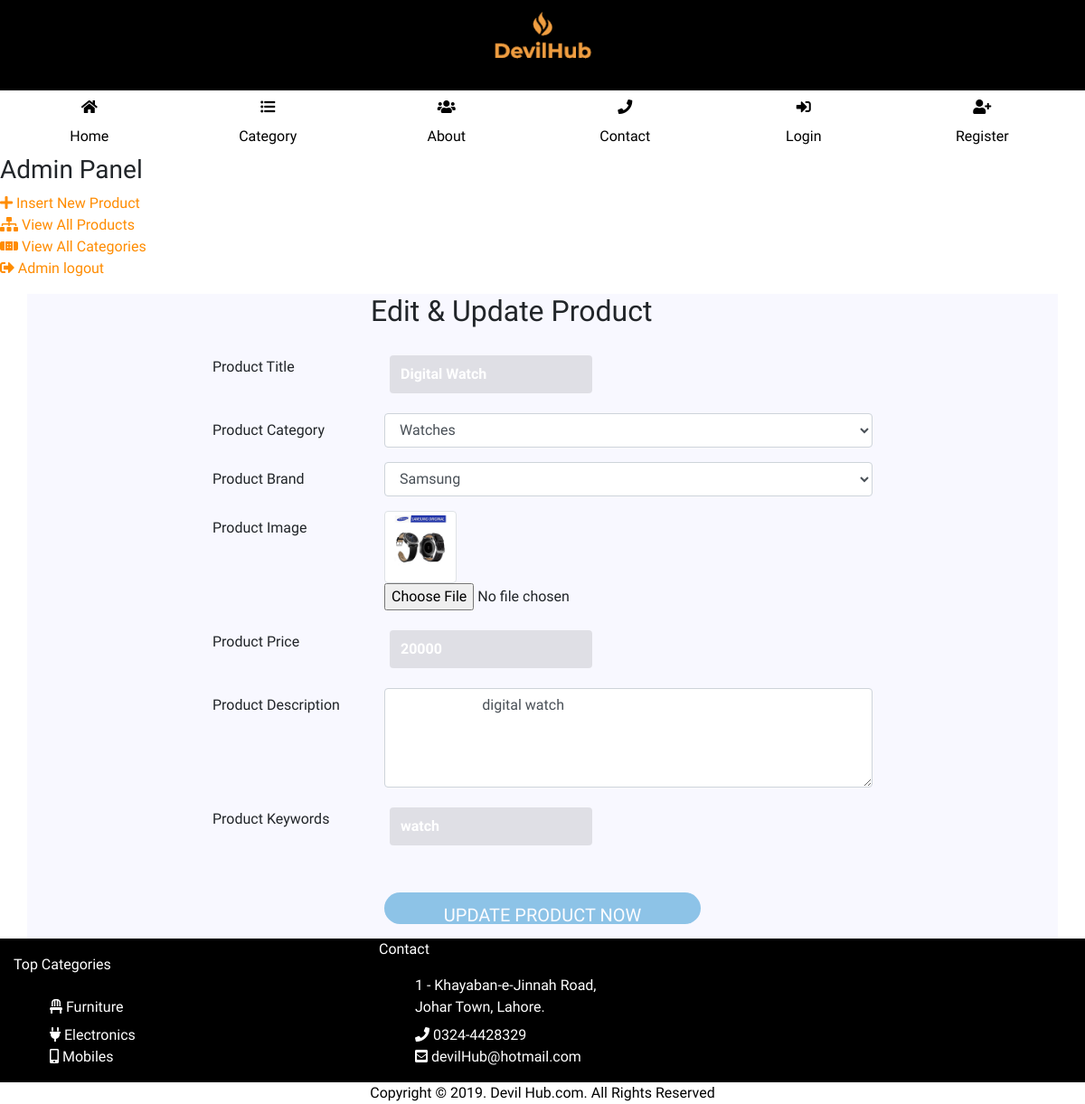
/admin_index.php?edit_pro=23 (signed in), run on the app's committed database.
### tables this page shows
CREATE TABLE `products` (
  `pro_id` int(10) NOT NULL,
  `pro_cat` int(10) NOT NULL,
  `pro_brand` int(10) NOT NULL,
  `pro_title` varchar(200) NOT NULL,
  `pro_price` int(10) NOT NULL,
  `pro_desc` varchar(2000) NOT NULL,
  `pro_image` varchar(300) NOT NULL,
  `pro_keywords` varchar(300) NOT NULL
);

CREATE TABLE `categories` (
  `cat_id` int(100) NOT NULL,
  `cat_title` varchar(255) NOT NULL
);

CREATE TABLE `brands` (
  `brand_id` int(100) NOT NULL,
  `brand_title` varchar(255) NOT NULL
);

### edit_pro.php (the view, shortened to what this page needs)
<?php
if(isset($_GET['edit_pro'])){
    $get_id = $_GET['edit_pro'];
    $get_pro = "select * from products where pro_id='$get_id'";
    $run_pro = mysqli_query($con, $get_pro);
    $row_pro = mysqli_fetch_array($run_pro);
    $pro_title = $row_pro['pro_title'];
    $pro_cat = $row_pro['pro_cat'];
    $pro_brand = $row_pro['pro_brand'];
    $pro_title = $row_pro['pro_title'];
    $pro_price = $row_pro['pro_price'];
    $pro_image = $row_pro['pro_image'];
    $pro_desc = $row_pro['pro_desc'];
    $pro_keywords = $row_pro['pro_keywords'];
    $get_cat = "select * from categories where cat_id = '$pro_cat'";
    $run_cat = mysqli_query($con,$get_cat);
    $row_cat = mysqli_fetch_array($run_cat);
    $cat_title = $row_cat['cat_title'];
    $get_brand = "select * from brands where brand_id = '$pro_brand'";
    $run_brand = mysqli_query($con,$get_brand);
    $row_brand = mysqli_fetch_array($run_brand);
    $brand_title = $row_brand['brand_title'];
}
?>
<div class="row">
    <div class="offset-md-2 col-md-8">
        <form action="" method="post" enctype="multipart/form-data">
            <div class="form-group row">
                <h2 class="offset-lg-3 offset-md-2 offset-1 "> Edit & Update Product </h2>
            </div>
            <div class="form-group row">
                <label class="col-form-label col-sm-4 col-lg-3 d-none d-sm-block" for="pro_title">Product Title</label>
                <div class="col-12 col-sm-8 col-lg-9">
                    <input class="form-control" type="text" id="pro_title" name="pro_title" placeholder="Title"
                           value="<?php echo $pro_title;?>">
                </div>
            </div>
            <div class="form-group row">
                <label class="col-form-label col-sm-4 col-lg-3 d-none d-sm-block" for="pro_cat">Product Category</label>
                <div class="col-12 col-sm-8 col-lg-9">
                    <select name="pro_cat" id="pro_cat" required class="form-control">
                        <option><?php echo $cat_title;?></option>
                    </select>
                </div>
            </div>
            <div class="form-group row">
                <label class="col-form-label col-sm-4 col-lg-3  d-none d-sm-block" for="pro_brand">Product Brand</label>
                <div class="col-12 col-sm-8 col-lg-9">
                    <select name="pro_brand" id="pro_brand" required class="form-control">
                        <option><?php echo $brand_title;?></option>
                    </select>
                </div>
            </div>
            <div class="form-group row">
                <label class="col-form-label col-sm-4 col-lg-3 d-none d-sm-block" for="pro_image">Product Image</label>
                <div class="col-12 col-sm-8 col-lg-9">
                    <img class="img-thumbnail" src='product_images/<?php echo $pro_image;?>' width='80' height='80'>
                    <input class="form-control-file" type="file" id="pro_image" name="pro_image" required>
                </div>
            </div>
            <div class="form-group row">
                <label class="col-form-label col-sm-4 col-lg-3 d-none d-sm-block" for="pro_price">Product Price</label>
                <div class="col-12 col-sm-8 col-lg-9">
                    <input class="form-control" type="text" id="pro_price" name="pro_price" placeholder="Product Price"
                           value="<?php echo $pro_price;?>">
                </div>
            </div>
            <div class="form-group row">
                <label class="col-form-label col-sm-4 col-lg-3 d-none d-sm-block" for="pro_desc">Product Description</label>
                <div class="col-12 col-sm-8 col-lg-9">
                    <textarea class="form-control"  name="pro_desc" id="pro_desc" rows="4" placeholder="Product Description">
                        <?php echo $pro_desc;?>
                    </textarea>
                </div>
            </div>
            <div class="form-group row">
                <label class="col-form-label col-sm-4 col-lg-3 d-none d-sm-block" for="pro_keywords">Product Keywords</label>
                <div class="col-12 col-sm-8 col-lg-9">
                    <input class="form-control" type="text" id="pro_keywords" name="pro_keywords" placeholder="Product Keywords"
                           value="<?php echo $pro_keywords;?>">
                </div>
            </div>
            <div class="form-group row">
                <div class="offset-sm-3 col-12 col-sm-6">
                    <input class="btn btn-block btn-primary btn-lg" type="submit" id="update_pro" name="update_pro"
                           value="Update Product Now">
                </div>
            </div>
        </form>
    </div>
</div>

### css/style.css (style rules this page uses)
.btn { background: #39b7dd; text-align: center; padding: 10px; border-radius: 5px; cursor: pointer; color: whitesmoke; text-transform: uppercase; }
input[type=text],input[type=Email],input[type=password] { width: 200px; height: 30px; box-sizing: content-box; background: rgba(0,0,0,0.10); outline: none; border: none; color: #fff; margin: 6px; font-weight: bold; }
input[type=submit] { width: 40%; height: 35px; box-sizing: border-box; padding: 10px; margin-top: 30px; outline: none; border:none; background: #60adde; opacity: 0.7; border-radius: 20px; font-size: 20px; color: #fff; }

### admin_index.php (style rules this page uses)
* { font-family: 'Old Standard TT', serif; }

### data on the page
products: pro_title "Digital Watch", pro_image (picture), pro_price "20000", pro_desc "digital watch", pro_keywords "watch"
categories: pro_cat "Watches"
brands: pro_brand "Samsung"
